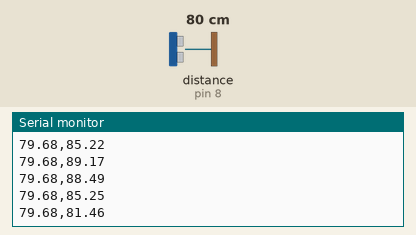
A sketch run on a simulated Arduino Uno, built with avr-gcc and run on an emulated ATmega328P. On the bench: the last lines printed to the serial monitor. Wiring (inferred from the names in the program): ultrasonic range finder: trigger pin 7; echo pin 8. The test bench sets the inputs (shaded band); at power-on: distance to the obstacle (sensor on pin 8) 80 cm. The echo pulse lasts 58.3 µs per cm.

Above: at 1.2 s.
1.3 s: distance to the obstacle (sensor on pin 8) set to 2 cm
At 1.39 s:
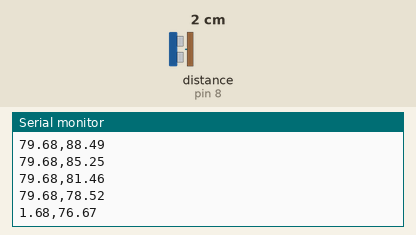
2.8 s: distance to the obstacle (sensor on pin 8) set to 4 cm
At 2.81 s:
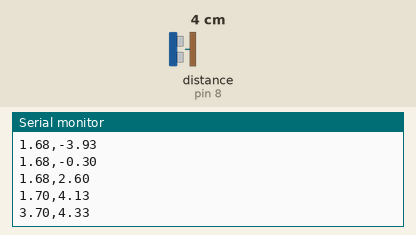
Timing chart, 0 to 5.8 s (numbered marks = the images above; inputs shaded):
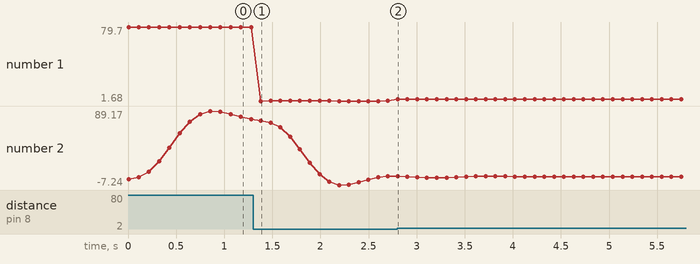

Measured:
- after the input at 1.3 s, the serial monitor: prints a new line after 0.08 s (image 1)
- after the input at 2.8 s, the serial monitor: prints a new line at once (image 2)
- plotted number 1: 79.68 → 1.7 after the input at 1.3 s, 1.7 → 3.7 after the input at 2.8 s
- plotted number 2: 78.52 → 4.13 after the input at 1.3 s, 4.13 → 3.7 after the input at 2.8 s

The sketch:

sr_04_low_pass.ino
```cpp
/*
 * HC-SR04 with Low-Pass Butterworth IIR Filter Example
 *
 * Demonstrates how a low-pass filter blocks high-frequency noise
 * while preserving slow trends in the signal.
 *
 * Filter specs: 10 Hz sampling, 1.0 Hz cutoff, Order 4
 */

const int trigPin = 7;
const int echoPin = 8;

float duration, distance;

// Low-Pass Butterworth IIR digital filter
// Generated using filter_gen.py from FilterDemos
// Sampling rate: 10 Hz, cutoff frequency: 1.0 Hz
// Filter is order 4, implemented as second-order sections (biquads)
float lowpass(float input)
{
  float output = input;

  // First biquad section
  {
    static float z1, z2; // filter section state (memory)
    float x = output - (-1.04859958)*z1 - 0.29614036*z2;
    output = 0.00482434*x + 0.00964869*z1 + 0.00482434*z2;
    z2 = z1;
    z1 = x;
  }

  // Second biquad section
  {
    static float z1, z2; // filter section state (memory)
    float x = output - (-1.32091343)*z1 - 0.63273879*z2;
    output = 1.00000000*x + 2.00000000*z1 + 1.00000000*z2;
    z2 = z1;
    z1 = x;
  }

  return output;
}

void setup() {
  pinMode(trigPin, OUTPUT);
  pinMode(echoPin, INPUT);
  Serial.begin(115200);

  // Print header for Serial Plotter
  Serial.println("Raw,Filtered");
}

void loop() {
  // Trigger the ultrasonic sensor
  digitalWrite(trigPin, LOW);
  delayMicroseconds(2);
  digitalWrite(trigPin, HIGH);
  delayMicroseconds(10);
  digitalWrite(trigPin, LOW);

  // Read the echo duration
  duration = pulseIn(echoPin, HIGH);
  distance = (duration * 0.0343) / 2;

  // Apply low-pass filter
  float filtered_distance = lowpass(distance);

  // Output both raw and filtered for comparison
  Serial.print(distance);
  Serial.print(",");
  Serial.println(filtered_distance);

  delay(100);  // 10 Hz sampling rate (CRITICAL: matches filter design!)
}

/*
 * WHAT IS A LOW-PASS FILTER?
 *
 * A low-pass filter allows LOW frequencies to pass through while
 * blocking HIGH frequencies.
 *
 * Frequency = how fast something changes:
 * - LOW frequency  = slow changes (smooth trends)
 * - HIGH frequency = fast changes (noise, jitter)
 *
 * Example:
 * Raw signal:     ~~~∿∿∿~~~∿∿∿~~~   (wavy with noise)
 * Low-pass out:   ————————————————   (smooth trend)
 *                 ↑ Keeps slow drift
 *                         ∿∿∿ ← Blocks fast jitter
 *
 *
 * FREQUENCY DOMAIN THINKING:
 *
 * Sampling rate: 10 Hz (one sample every 0.1 seconds)
 * Cutoff frequency: 1.0 Hz
 *
 * This means:
 * PASS: Changes slower than 1 Hz (> 1 second period)
 * BLOCK: Changes faster than 1 Hz (< 1 second period)
 *
 * If your hand moves slowly (< 1 Hz), the filter tracks it.
 * If your hand vibrates rapidly (> 1 Hz), the filter ignores it.
 *
 *
 * IIR vs FIR FILTERS:
 *
 * This is an IIR (Infinite Impulse Response) filter:
 * - Uses feedback (previous outputs affect current output)
 * - Very efficient (minimal memory: just z1, z2 per section)
 * - Based on analog filter designs (Butterworth)
 * - "Infinite" because output theoretically never fully settles
 *
 * Compare to Moving Average (which is an FIR filter):
 * - No feedback (only uses recent inputs)
 * - Needs more memory (stores all samples in window)
 * - Simpler to understand
 *
 *
 * BUTTERWORTH DESIGN:
 *
 * Butterworth filters are designed for "maximally flat" response:
 * - Smooth frequency response in passband
 * - No ripples or oscillations
 * - Gentle rolloff into stopband
 *
 * Order 4 means:
 * - 4 poles in the frequency response
 * - Steeper cutoff than order 2
 * - Implemented as 2 cascaded biquads (2nd order sections)
 *
 *
 * HOW THE BIQUAD WORKS:
 *
 * Each biquad section is a "Direct Form II" implementation:
 *
 *   input → [feedback] → [feedforward] → output
 *              ↓              ↓
 *            z1, z2        coefficients
 *
 * The z1, z2 variables are "state" - they remember past values.
 * The static keyword means they persist between function calls.
 *
 * The coefficients (0.00482434, -1.04859958, etc.) were calculated
 * by the filter_gen.py script using scipy.signal.butter()
 *
 *
 * LOW-PASS vs MOVING AVERAGE:
 *
 * Both smooth signals, but differently:
 *
 * Moving Average:
 * - Equal weight to all samples in window
 * - Sharp cutoff in time domain
 * - Poor frequency selectivity
 * - Easy to understand
 *
 * Low-Pass IIR:
 * - Weighted by feedback coefficients
 * - Smooth exponential decay
 * - Excellent frequency selectivity
 * - More complex design
 *
 *
 * PRACTICAL APPLICATIONS:
 *
 * Sensor smoothing (remove electrical noise)
 * Audio processing (remove high-frequency hiss)
 * Control systems (smooth control signals)
 * Communication (remove out-of-band interference)
 * Biomedical (ECG, EEG filtering)
 *
 *
 * DESIGN CONSIDERATIONS:
 *
 * Cutoff frequency selection:
 * - Too high: doesn't filter enough noise
 * - Too low: loses important signal information
 * - Rule: Set to ~1/5 to 1/2 of sampling rate
 *
 * For 10 Hz sampling, 1.0 Hz cutoff is reasonable because:
 * - Distance measurements don't change faster than 1 Hz in most cases
 * - Sensor noise is typically > 1 Hz
 * - Keeps system responsive while removing jitter
 *
 *
 * SERIAL PLOTTER VIEW:
 *
 * You'll see two lines:
 * - Blue (Raw): Jumpy, noisy readings
 * - Red (Filtered): Smooth, delayed slightly
 *
 * Notice:
 * - The filtered line is MUCH smoother
 * - There's a small delay (phase lag) in the response
 * - Rapid movements are attenuated more than slow movements
 *
 *
 * TRY THIS:
 * 1. Move your hand SLOWLY → filter tracks well
 * 2. Move your hand QUICKLY → filter lags behind
 * 3. Hold hand still → both lines converge (noise removed)
 * 4. Tap the sensor → raw spikes, filtered stays calm
 *
 * This demonstrates the frequency-selective nature of the filter!
 */
```
